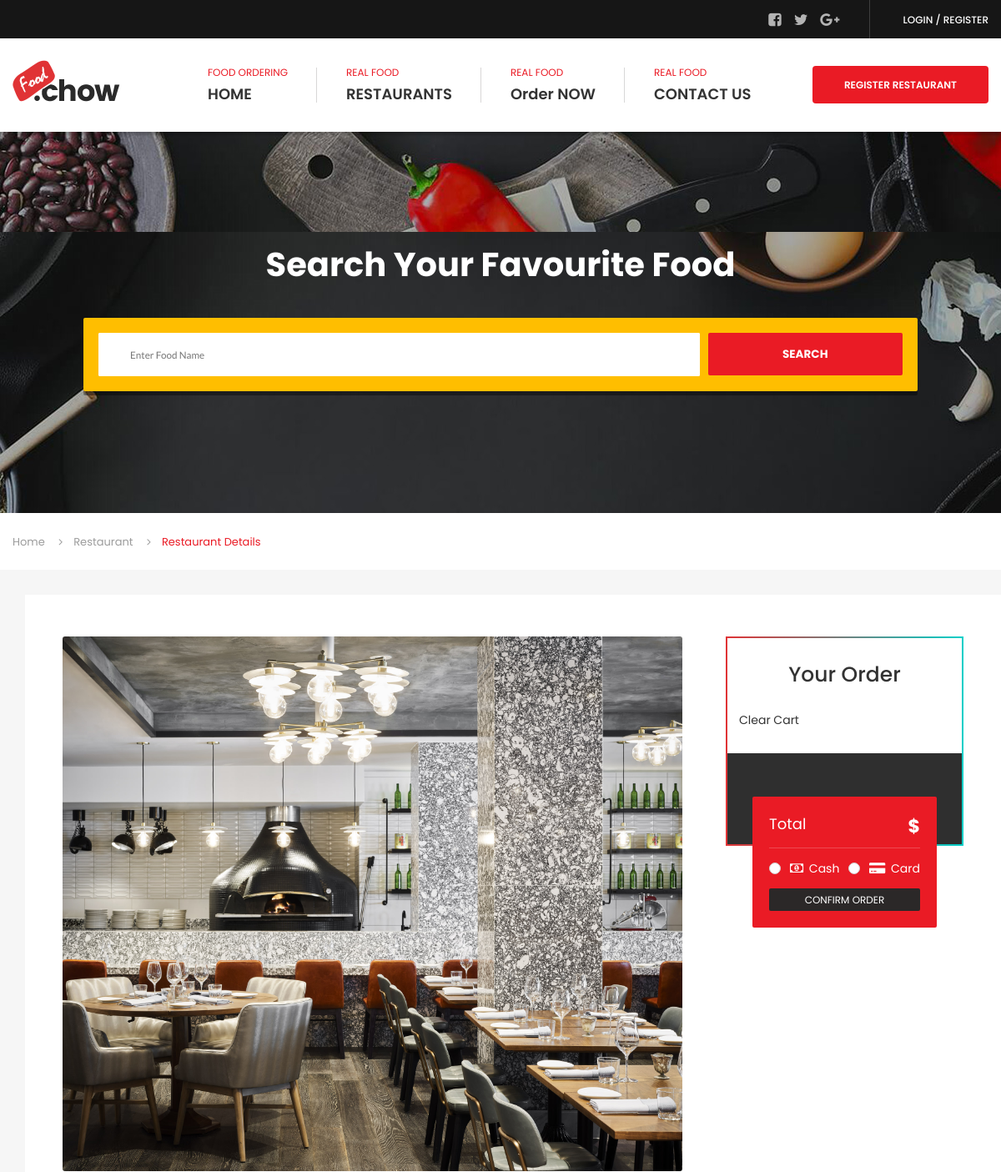
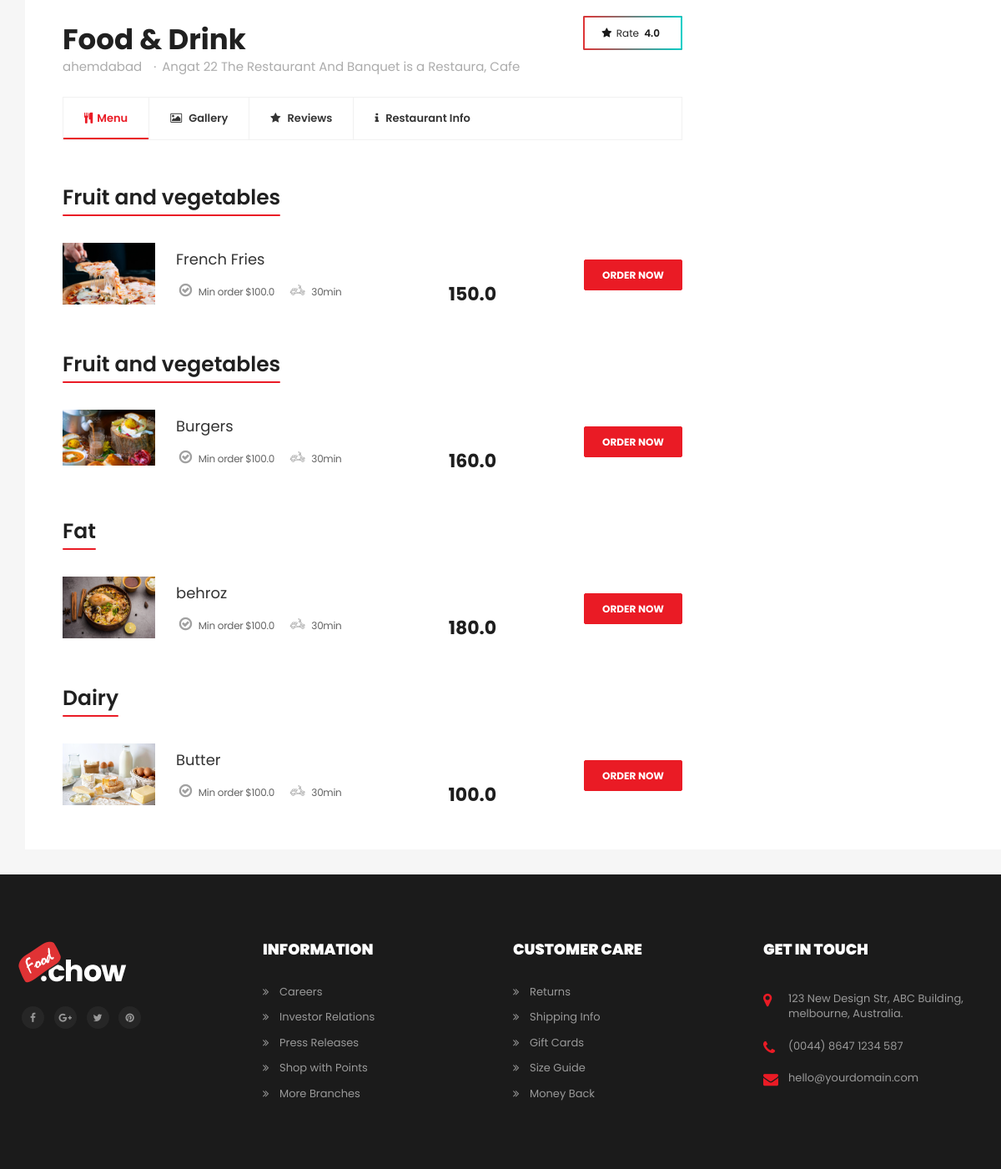
The app's page /restaurant/restaurant_detail/1/ with its own data (2 pictures, top to bottom).
### restaurant/models.py (models this page shows, shortened)
class RestaurantUser(models.Model):
    r_name = models.CharField(max_length=50,null=True)
    r_image = models.ImageField(upload_to = 'images/',null=True)
    r_number = models.IntegerField(default=0)
    r_manager_name = models.CharField(max_length=50,null=True)
    r_manager_number = models.IntegerField(default=0)
    r_email = models.EmailField(max_length=50,null=True)
    address = models.CharField(max_length=50,null=True)
    city = models.CharField(max_length=50,blank=True, null=True)
    state = models.CharField(max_length=50)
    country = models.CharField(max_length=50,blank=True, null=True)

class OurMenu(models.Model):
    food_name = models.CharField(max_length=100)
    f_type = models.CharField(max_length=50,choices= FOOD_TYPE , default='vagetarian')
    food_price = models.FloatField()
    food_image = models.ImageField(upload_to = 'images/food_image', blank = True)
    food_description = models.TextField(max_length=200,blank=True)
    r_name = models.ForeignKey(RestaurantUser, on_delete=models.CASCADE,related_name='rest_name')

### restaurant/views.py (the view)
# urls.py: path('restaurant/restaurant_detail/<int:rest_id>/',views.restaurant_detail, name = 'restaurant_detail'),
def restaurant_detail(request,rest_id):
    detail = RestaurantUser.objects.get(pk = rest_id)
    review = CustomerReviews.objects.all()
    rest_menu = detail.rest_name.all()
    min_price = detail.rest_name.all().aggregate(Min('food_price'))
    return render(request,'restaurant/restaurant-detail.html',{
        'detail' : detail,
        'rest_menu' :rest_menu,
        'min_price' :min_price.get('food_price__min'),
        'review' :review
    })

### templates/restaurant/restaurant-detail.html (shortened to what this page needs)
{% extends 'base.html' %}
{% load static %}
{% block main %}
        <section>
            <div class="block">
                <div class="page-title-wrapper text-center">
					<div class="col-md-12 col-sm-12 col-lg-12">
						<div class="page-title-inner">
							<h1 itemprop="headline">Search Your Favourite Food</h1>
							<form class="restaurant-search-form brd-rd2" action="{% url 'search_by_food_results' %}" method="get">
                                <div class="row mrg10">
                                    <div class="col-md-3 col-sm-5 col-lg-9">
										<div class="input-field brd-rd2"><input class="brd-rd2" name="search_by_food" type="text" placeholder="Enter Food Name"></div>
									</div>
                                    <div class="col-md-2 col-sm-3 col-lg-3 col-xs-12">
                                       <button class="brd-rd2 red-bg" type="submit">SEARCH</button>
                                    </div>
                                </div>
                            </form>
						</div>
					</div>
                </div>
            </div>
        </section>
        <div class="bread-crumbs-wrapper">
            <div class="container">
                <ol class="breadcrumb">
                    <li class="breadcrumb-item"><a href="{% url 'index' %}" title="" itemprop="url">Home</a></li>
                    <li class="breadcrumb-item"><a href="#" title="" itemprop="url">Restaurant</a></li>
                    <li class="breadcrumb-item active">Restaurant Details</li>
                </ol>
            </div>
        </div>
        <section>
            <div class="block gray-bg top-padd30">
                <div class="container">
                    <div class="row">
                        <div class="col-md-12 col-sm-12 col-lg-12">
                            <div class="sec-box">
                                <div class="sec-wrapper">
                                    <div class="row">
                                        <div class="col-md-8 col-sm-12 col-lg-8">
                                            <div class="restaurant-detail-wrapper">
                                                <div class="restaurant-detail-info">
                                                    <div class="restaurant-detail-thumb">
                                                        <ul class="restaurant-detail-img-carousel">
                                                            <li><img class="brd-rd3" src="{{ detail.r_image.url }}" alt="restaurant-detail-big-img1-1.jpg" itemprop="image"></li>
                                                        </ul>
                                                    </div>
                                                    <div class="restaurant-detail-title">
                                                        <h1 itemprop="headline">{{ detail.r_name }}</h1>
                                                        <div class="info-meta">
                                                            <span>{{ detail.city }} </span>
                                                            <span><a href="#" title="" itemprop="url">{{ detail.address }}</a>, <a href="#" title="" itemprop="url">Cafe</a></span>
                                                        </div>
                                                        <div class="rating-wrapper">
                                                            <a class="gradient-brd brd-rd2" href="#" title="" itemprop="url"><i class="fa fa-star"></i> Rate <i>4.0</i></a>
                                                        </div>
                                                    </div>
                                                    <div class="restaurant-detail-tabs">
                                                        <ul class="nav nav-tabs">
                                                            <li class="active"><a href="#tab1-1" data-toggle="tab"><i class="fa fa-cutlery"></i>Menu</a></li>
                                                            <li><a href="#tab1-2" data-toggle="tab"><i class="fa fa-picture-o"></i> Gallery</a></li>
                                                            <li><a href="#tab1-3" data-toggle="tab"><i class="fa fa-star"></i> Reviews</a></li>
                                                            <li><a href="#tab1-5" data-toggle="tab"><i class="fa fa-info"></i> Restaurant Info</a></li>
                                                        </ul>
                                                        <div class="tab-content">
                                                            <div class="tab-pane fade in active" id="tab1-1">
                                                               {% for rest_menu in rest_menu %}
                                                                <div class="dishes-list-wrapper">
                                                                    <h4 class="title3" itemprop="headline"><span class="sudo-bottom sudo-bg-red">{{ rest_menu.f_type }}</span></h4>
                                                                    <ul class="dishes-list">
                                                                        <li class="wow fadeInUp" data-wow-delay="0.1s">
                                                                            <div class="featured-restaurant-box">
                                                                                <div class="featured-restaurant-thumb">
                                                                                    <a href="#" title="" itemprop="url"><img src="{{ rest_menu.food_image.url }}" alt="dish-img1-1.jpg" itemprop="image"></a>
                                                                                </div>
                                                                                <div class="featured-restaurant-info">
                                                                                    <h4 itemprop="headline"><a href="#" title="" itemprop="url">{{ rest_menu.food_name }}</a></h4><br><br>
                                                                                    <span class="price">{{ rest_menu.food_price }}</span>
                                                                                    <ul class="post-meta">
                                                                                        <li><i class="fa fa-check-circle-o"></i> Min order ${{ min_price }}</li>
                                                                                        <li><i class="flaticon-transport"></i> 30min</li>
                                                                                    </ul>
                                                                                </div>
                                                                                <div class="ord-btn">
                                                                                    <a class="brd-rd2" href="{% url 'food_detail' rest_menu.pk %}" title="Order Now" itemprop="url">Order Now</a>
                                                                                </div>
                                                                            </div>
                                                                        </li>
                                                                    </ul>
                                                                </div>
                                                               {% endfor %}
                                                            </div>
                                                        </div>
                                                    </div>
                                                </div>
                                            </div>
                                        </div>
                                        <div class="col-md-4 col-sm-12 col-lg-4">
                                            <div class="order-wrapper right wow fadeIn" data-wow-delay="0.2s">
                                                <div class="order-inner gradient-brd">
                                                    <h4 itemprop="headline">Your Order</h4>
                                                    <div class="order-list-wrapper">
                                                        <ul class="order-list-inner">
                                                            <a href="{% url 'cart_clear' %}">Clear Cart</a>
                                                        </ul>
                                                        <ul class="order-method brd-rd2 red-bg">
                                                            <li><span>Total</span> <span class="price">${{ cart_total_amount }}</span></li>
                                                            <li><span class="radio-box cash-popup-btn"><input type="radio" name="method" id="pay1-1"><label for="pay1-1"><i class="fa fa-money"></i> Cash</label></span> <span class="radio-box card-popup-btn"><input type="radio" name="method" id="pay1-2"><label for="pay1-2"><i class="fa fa-credit-card-alt"></i> Card</label></span></li>
                                                            <li><a class="brd-rd2" href="{% url 'customer_detail' %}" title="" itemprop="url">CONFIRM ORDER</a></li>
                                                        </ul>
                                                    </div>
                                                </div>
                                            </div>
                                        </div>
                                    </div>
                                </div>
                            </div>
                        </div>
                    </div>
                </div>
            </div>
        </section>
{% endblock main %}

### records on screen
RestaurantUser: r_image (picture), r_name "Food & Drink", city "ahemdabad", address "Angat 22 The Restaurant And Banquet is a Restaura"
OurMenu: f_type "Fruit and vegetables", food_image (picture), food_name "French Fries", food_price "150.0", min_price "100.0"
OurMenu: f_type "Fruit and vegetables", food_image (picture), food_name "Burgers", food_price "160.0", min_price "100.0"
OurMenu: f_type "Fat", food_image (picture), food_name "behroz", food_price "180.0", min_price "100.0"
OurMenu: f_type "Dairy", food_image (picture), food_name "Butter", food_price "100.0"
